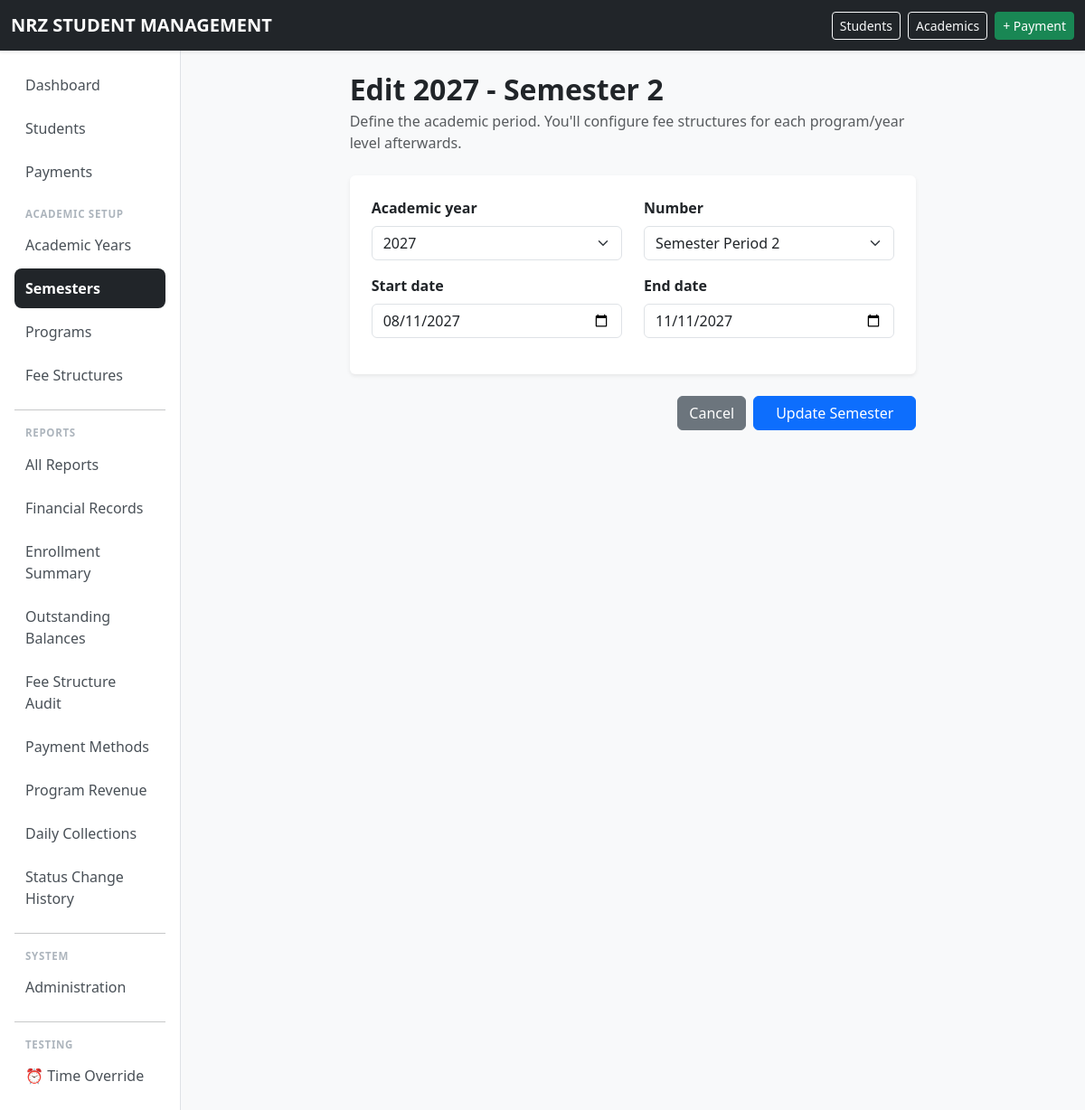
Page /semesters/2/edit/ (signed in) on the committed database.
### school/models.py (models this page shows, shortened)
class Semester(models.Model):
    PERIOD_CHOICES = [
        (1, "Semester Period 1"),
        (2, "Semester Period 2"),
    ]
    academic_year = models.ForeignKey(
        AcademicYear,
        on_delete=models.PROTECT,
        related_name="semesters",
    )
    number = models.PositiveSmallIntegerField(
        choices=PERIOD_CHOICES,
    )
    start_date = models.DateField()
    end_date = models.DateField()
    class Meta:
        ordering = ["-academic_year__name", "number"]
        constraints = [
            models.UniqueConstraint(
                fields=["academic_year", "number"],
                name="unique_semester_period_per_year",
            ),
        ]
    def __str__(self):
        return f"{self.academic_year.name} - Semester {self.number}"

### school/views.py (the view)
# urls.py: path("semesters/<int:pk>/edit/", views.semester_edit, name="semester_edit"),
@permission_required("school.change_semester", raise_exception=True)
def semester_edit(request, pk):
    semester = get_object_or_404(Semester, pk=pk)
    form = SemesterForm(request.POST or None, instance=semester)
    if form.is_valid():
        form.save()
        messages.success(request, "Semester updated successfully.")
        return redirect("semester_list")
    return render(
        request,
        "school/semester_form.html",
        {
            "form": form,
            "title": f"Edit {semester}",
            "submit_label": "Update Semester",
            "back_url": "semester_list",
        },
    )

### school/forms.py
class SemesterForm(BootstrapFormMixin, forms.ModelForm):
    class Meta:
        model = Semester
        fields = ["academic_year", "number", "start_date", "end_date"]
        widgets = {
            "start_date": forms.DateInput(attrs={"type": "date"}),
            "end_date": forms.DateInput(attrs={"type": "date"}),
        }

### school/context_processors.py (called while the page is built)
def time_override_enabled(request):
    return {
        'ENABLE_TIME_OVERRIDE': getattr(settings, 'ENABLE_TIME_OVERRIDE', False)
    }

### school/models.py (called while the page is built)
    def __str__(self):
        return self.name

### templates/school/semester_form.html (shortened to what this page needs)
{% extends "base.html" %}
{% block content %}
<div class="row justify-content-center">
    <div class="col-xl-8">
        <div class="mb-4">
            <h2 class="fw-bold mb-1">{{ title }}</h2>
            <p class="text-muted">
                Define the academic period. You'll configure fee
                structures for each program/year level afterwards.
            </p>
        </div>
        <form method="post">
            <div class="card border-0 shadow-sm mb-4">
                <div class="card-body p-4">
                    <div class="row">
                        {% for field in form %}
                        <div class="col-md-6 mb-3">
                            <label for="{{ field.id_for_label }}" class="form-label fw-semibold">
                                {{ field.label }}
                            </label>
                            {{ field }}
                        </div>
                        {% endfor %}
                    </div>
                </div>
            </div>
            <div class="d-flex gap-2 justify-content-end">
                <a href="{% url back_url %}" class="btn btn-secondary">Cancel</a>
                <button type="submit" class="btn btn-primary px-4">
                    {{ submit_label|default:"Save Semester" }}
                </button>
            </div>
        </form>
    </div>
</div>
{% endblock %}

### rows in the picture
Semester: form "2027" "Semester Period 2" "08/11/2027" "11/11/2027"

### other values in the picture
{{ title }} "Edit 2027 - Semester 2"
{{ field.label }} "Academic year" "Number" "Start date" "End date"
{{ submit_label|default:"Save Semester" }} "Update Semester"
